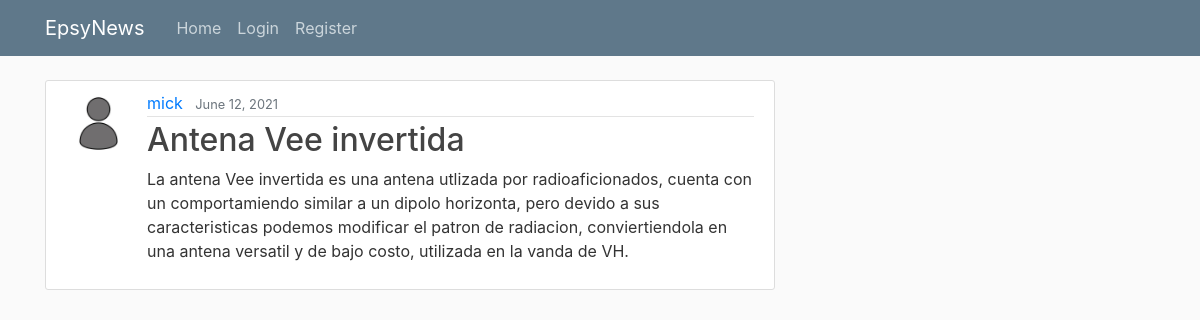
Screenshot of /post/12/ with the database file from the repository.
### blog/models.py (models this page shows, shortened)
class Post(models.Model):
    title = models.CharField(max_length=100)
    content = models.TextField()
    date_posted = models.DateTimeField(default=timezone.now)
    autor = models.ForeignKey(User, on_delete=models.CASCADE)
    image = models.ImageField(default='default.jpg', upload_to='blog_images')

### users/models.py (models this page shows, shortened)
class Profile(models.Model):
    user = models.OneToOneField(User, on_delete=models.CASCADE)
    image = models.ImageField(default='default.jpg', upload_to='profile_pics')

### blog/views.py (the view)
# urls.py: path('post/<int:pk>/', PostDetailView.as_view(), name='post-detail'),
class PostDetailView(DetailView):
    model = Post

### blog/templates/blog/post_detail.html (shortened to what this page needs)
{% extends "blog/base.html" %}
{% block content %}
  <article class="media content-section">
    <img class="rounded-circle article-img" src="{{ object.autor.profile.image.url }}">
    <div class="media-body">
      <div class="article-metadata">
        <a class="mr-2" href="#">{{ object.autor }}</a>
        <small class="text-muted">{{ object.date_posted|date:"F d, Y" }}</small>
      </div>
      <h2 class="article-title">{{ object.title }}</h2>
            <p class="article-content">{{ object.content }}</p>
        </div>
    </article>
{% endblock content %}

### blog/static/blog/main.css (style rules this page uses)
body { background: #fafafa; color: #333333; margin-top: 5rem; }
h1, h2, h3, h4, h5, h6 { color: #444444; }
.content-section { background: #ffffff; padding: 10px 20px; border: 1px solid #dddddd; border-radius: 3px; margin-bottom: 20px; }
.article-title { color: #444444; }
.article-content { white-space: pre-line; }
.article-img { height: 65px; width: 65px; margin-right: 16px; }
.article-metadata { padding-bottom: 1px; margin-bottom: 4px; border-bottom: 1px solid #e3e3e3 }

### rows the page displays
Post: autor.profile.image (placeholder picture), autor "mick", date_posted "June 12, 2021", title "Antena Vee invertida", content "La antena Vee invertida es una antena utlizada por radioaficionados, cuenta con un comportamiendo similar a un dipolo horizonta, pero devido a sus caracteristicas podemos modificar el patron de radiacion, conviertiendola en una antena versatil y de bajo costo, utilizada en la vanda de VH."
